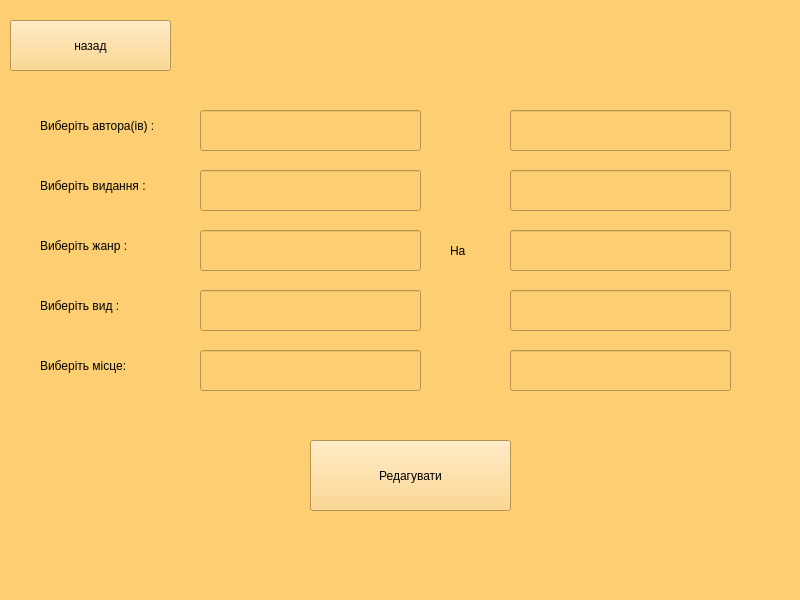
<?xml version="1.0" encoding="UTF-8"?>
<ui version="4.0">
 <class>addWindow</class>
 <widget class="QMainWindow" name="addWindow">
  <property name="geometry">
   <rect>
    <x>0</x>
    <y>0</y>
    <width>800</width>
    <height>600</height>
   </rect>
  </property>
  <property name="windowTitle">
   <string>MainWindow</string>
  </property>
  <property name="styleSheet">
   <string notr="true">background-color: rgb(254, 206, 114);</string>
  </property>
  <widget class="QWidget" name="centralwidget">
   <widget class="QPushButton" name="add">
    <property name="geometry">
     <rect>
      <x>310</x>
      <y>440</y>
      <width>201</width>
      <height>71</height>
     </rect>
    </property>
    <property name="styleSheet">
     <string notr="true">font: 24pt &quot;.AppleSystemUIFont&quot;;</string>
    </property>
    <property name="text">
     <string>Редагувати</string>
    </property>
   </widget>
   <widget class="QPushButton" name="pushButton">
    <property name="geometry">
     <rect>
      <x>10</x>
      <y>20</y>
      <width>161</width>
      <height>51</height>
     </rect>
    </property>
    <property name="styleSheet">
     <string notr="true">font: 24pt &quot;.AppleSystemUIFont&quot;;</string>
    </property>
    <property name="text">
     <string>назад</string>
    </property>
   </widget>
   <widget class="QLineEdit" name="lineEdit">
    <property name="geometry">
     <rect>
      <x>200</x>
      <y>110</y>
      <width>221</width>
      <height>41</height>
     </rect>
    </property>
   </widget>
   <widget class="QLineEdit" name="lineEdit_2">
    <property name="geometry">
     <rect>
      <x>200</x>
      <y>170</y>
      <width>221</width>
      <height>41</height>
     </rect>
    </property>
   </widget>
   <widget class="QLineEdit" name="lineEdit_3">
    <property name="geometry">
     <rect>
      <x>200</x>
      <y>290</y>
      <width>221</width>
      <height>41</height>
     </rect>
    </property>
   </widget>
   <widget class="QLineEdit" name="lineEdit_4">
    <property name="geometry">
     <rect>
      <x>200</x>
      <y>230</y>
      <width>221</width>
      <height>41</height>
     </rect>
    </property>
   </widget>
   <widget class="QLineEdit" name="lineEdit_5">
    <property name="geometry">
     <rect>
      <x>200</x>
      <y>350</y>
      <width>221</width>
      <height>41</height>
     </rect>
    </property>
   </widget>
   <widget class="QLabel" name="label">
    <property name="geometry">
     <rect>
      <x>40</x>
      <y>110</y>
      <width>151</width>
      <height>31</height>
     </rect>
    </property>
    <property name="styleSheet">
     <string notr="true">font: 14pt &quot;.AppleSystemUIFont&quot;;</string>
    </property>
    <property name="text">
     <string>Виберіть автора(ів) :</string>
    </property>
   </widget>
   <widget class="QLabel" name="label_2">
    <property name="geometry">
     <rect>
      <x>40</x>
      <y>170</y>
      <width>141</width>
      <height>31</height>
     </rect>
    </property>
    <property name="styleSheet">
     <string notr="true">font: 14pt &quot;.AppleSystemUIFont&quot;;</string>
    </property>
    <property name="text">
     <string>Виберіть видання :</string>
    </property>
   </widget>
   <widget class="QLabel" name="label_3">
    <property name="geometry">
     <rect>
      <x>40</x>
      <y>230</y>
      <width>151</width>
      <height>31</height>
     </rect>
    </property>
    <property name="styleSheet">
     <string notr="true">font: 14pt &quot;.AppleSystemUIFont&quot;;</string>
    </property>
    <property name="text">
     <string>Виберіть жанр :</string>
    </property>
   </widget>
   <widget class="QLabel" name="label_4">
    <property name="geometry">
     <rect>
      <x>40</x>
      <y>290</y>
      <width>131</width>
      <height>31</height>
     </rect>
    </property>
    <property name="styleSheet">
     <string notr="true">font: 14pt &quot;.AppleSystemUIFont&quot;;</string>
    </property>
    <property name="text">
     <string>Виберіть вид :</string>
    </property>
   </widget>
   <widget class="QLabel" name="label_5">
    <property name="geometry">
     <rect>
      <x>40</x>
      <y>350</y>
      <width>131</width>
      <height>31</height>
     </rect>
    </property>
    <property name="styleSheet">
     <string notr="true">font: 14pt &quot;.AppleSystemUIFont&quot;;</string>
    </property>
    <property name="text">
     <string>Виберіть місце:</string>
    </property>
   </widget>
   <widget class="QLineEdit" name="lineEdit_6">
    <property name="geometry">
     <rect>
      <x>510</x>
      <y>110</y>
      <width>221</width>
      <height>41</height>
     </rect>
    </property>
   </widget>
   <widget class="QLineEdit" name="lineEdit_7">
    <property name="geometry">
     <rect>
      <x>510</x>
      <y>170</y>
      <width>221</width>
      <height>41</height>
     </rect>
    </property>
   </widget>
   <widget class="QLineEdit" name="lineEdit_8">
    <property name="geometry">
     <rect>
      <x>510</x>
      <y>230</y>
      <width>221</width>
      <height>41</height>
     </rect>
    </property>
   </widget>
   <widget class="QLineEdit" name="lineEdit_9">
    <property name="geometry">
     <rect>
      <x>510</x>
      <y>290</y>
      <width>221</width>
      <height>41</height>
     </rect>
    </property>
   </widget>
   <widget class="QLineEdit" name="lineEdit_10">
    <property name="geometry">
     <rect>
      <x>510</x>
      <y>350</y>
      <width>221</width>
      <height>41</height>
     </rect>
    </property>
   </widget>
   <widget class="QLabel" name="label_6">
    <property name="geometry">
     <rect>
      <x>450</x>
      <y>230</y>
      <width>31</width>
      <height>41</height>
     </rect>
    </property>
    <property name="styleSheet">
     <string notr="true">font: 24pt &quot;.AppleSystemUIFont&quot;;</string>
    </property>
    <property name="text">
     <string>На</string>
    </property>
   </widget>
  </widget>
  <widget class="QMenuBar" name="menubar">
   <property name="geometry">
    <rect>
     <x>0</x>
     <y>0</y>
     <width>800</width>
     <height>22</height>
    </rect>
   </property>
  </widget>
  <widget class="QStatusBar" name="statusbar"/>
 </widget>
 <resources/>
 <connections/>
</ui>
